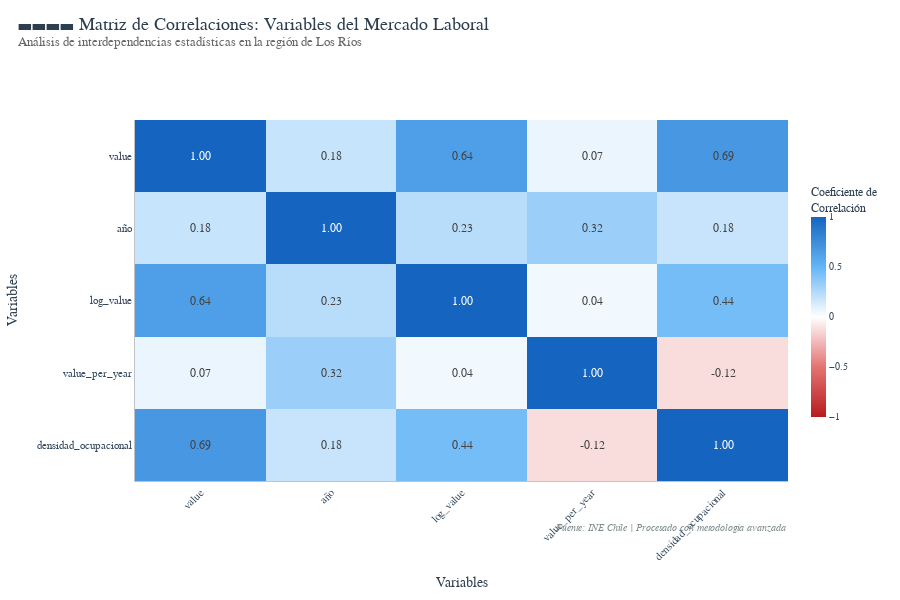

This figure's notebook cell:
### Code cell
# 3. Matriz de Correlaciones: Identificación de Variables Predictoras
print("🔍 Analizando correlaciones entre variables numéricas...")

# Seleccionar y preparar variables numéricas para análisis
numeric_cols = ['value', 'año']

# Crear variables derivadas para análisis más robusto
df_analysis = df_final.copy()
df_analysis['log_value'] = np.log1p(df_analysis['value'])  # Log para normalizar distribución
df_analysis['value_per_year'] = df_analysis.groupby('año')['value'].transform('sum')
df_analysis['densidad_ocupacional'] = df_analysis['value'] / df_analysis['value_per_year']

# Añadir encoding numérico para variables categóricas clave
if 'sexo_code' in df_analysis.columns:
    df_analysis['sexo_numeric'] = pd.Categorical(df_analysis['sexo_code']).codes

# Variables finales para correlación
analysis_cols = ['value', 'año', 'log_value', 'value_per_year', 'densidad_ocupacional']
if 'sexo_numeric' in df_analysis.columns:
    analysis_cols.append('sexo_numeric')

# Calcular matriz de correlación
corr_matrix = df_analysis[analysis_cols].corr()

# Crear heatmap con estilo The Economist
fig_heatmap = px.imshow(
    corr_matrix,
    title='Matriz de Correlaciones: Variables Numéricas y Derivadas',
    color_continuous_scale='RdBu_r',
    aspect='auto',
    text_auto='.2f',
    labels=dict(
        x="Variables",
        y="Variables",
        color="Correlación"
    )
)

# Personalización The Economist - Estilo Premium
fig_heatmap.update_layout(
    height=600,
    width=900,
    title=dict(
        text="▬▬▬▬ Matriz de Correlaciones: Variables del Mercado Laboral<br><sup style='color:#666666'>Análisis de interdependencias estadísticas en la región de Los Ríos</sup>",
        font=dict(family="Georgia", size=18, color="#2C3E50"),
        x=0.02,
        y=0.95
    ),
    plot_bgcolor='white',
    paper_bgcolor='white',
    font=dict(family="Georgia", size=12, color="#2C3E50"),
    xaxis=dict(
        tickangle=-45,
        tickfont=dict(size=11, family="Georgia", color="#34495E"),
        showgrid=False,
        showline=True,
        linecolor="#BDC3C7",
        linewidth=1
    ),
    yaxis=dict(
        tickfont=dict(size=11, family="Georgia", color="#34495E"),
        showgrid=False,
        showline=True,
        linecolor="#BDC3C7",
        linewidth=1
    ),
    margin=dict(t=120, b=80, l=100, r=80),
    annotations=[
        dict(
            text="Fuente: INE Chile | Procesado con metodología avanzada",
            showarrow=False,
            x=1.0, y=-0.15,
            xref="paper", yref="paper",
            xanchor="right",
            font=dict(size=10, color="#7F8C8D", family="Georgia", style="italic")
        )
    ]
)

# Configurar escala de colores estilo The Economist
fig_heatmap.update_coloraxes(
    colorbar=dict(
        title=dict(
            text="Coeficiente de<br>Correlación",
            font=dict(family="Georgia", size=12, color="#2C3E50")
        ),
        tickfont=dict(family="Georgia", size=10, color="#34495E"),
        thickness=15,
        len=0.7,
        x=1.02
    ),
    colorscale=[
        [0.0, '#B71C1C'],    # Rojo fuerte para correlaciones negativas
        [0.25, '#E57373'],   # Rojo claro
        [0.5, '#FFFFFF'],    # Blanco para correlación cero
        [0.75, '#64B5F6'],   # Azul claro
        [1.0, '#1565C0']     # Azul fuerte para correlaciones positivas
    ],
    cmid=0
)

# Análisis de correlaciones significativas
print("\n📊 CORRELACIONES SIGNIFICATIVAS (|r| > 0.3):")
mask = np.triu(np.ones_like(corr_matrix, dtype=bool))
corr_flat = corr_matrix.mask(mask).stack().reset_index()
corr_flat.columns = ['var1', 'var2', 'correlation']
corr_significant = corr_flat[abs(corr_flat['correlation']) > 0.3].sort_values('correlation', key=abs, ascending=False)

for _, row in corr_significant.head(5).iterrows():
    correlation_strength = "fuerte" if abs(row['correlation']) > 0.7 else "moderada"
    direction = "positiva" if row['correlation'] > 0 else "negativa"
    print(f"   • {row['var1']} ↔ {row['var2']}: {row['correlation']:.3f} ({correlation_strength} {direction})")

# Insights estadísticos
print(f"\n📈 INSIGHTS ESTADÍSTICOS:")
print(f"   • Correlación promedio (absoluta): {abs(corr_matrix).mean().mean():.3f}")
print(f"   • Pares con correlación > 0.5: {(abs(corr_matrix) > 0.5).sum().sum() - len(corr_matrix)}")
print(f"   • Variable más correlacionada: {abs(corr_matrix).mean().idxmax()}")

fig_heatmap.show()

### Figure 1 — Plotly figure (JSON) as saved in the notebook; plotly's stock layout.template omitted (floating-point values rounded to 4 significant figures)
{"data": [{"coloraxis": "coloraxis", "hovertemplate": "Variables: %{x}<br>Variables: %{y}<br>Correlación: %{z}<extra></extra>", "name": "0", "texttemplate": "%{z:.2f}", "type": "heatmap", "x": ["value", "año", "log_value", "value_per_year", "densidad_ocupacional"], "xaxis": "x", "y": ["value", "año", "log_value", "value_per_year", "densidad_ocupacional"], "yaxis": "y", "z": [[1.0, 0.1837, 0.6389, 0.0683, 0.6863], [0.1837, 1.0, 0.2293, 0.3211, 0.181], [0.6389, 0.2293, 1.0, 0.04367, 0.4449], [0.0683, 0.3211, 0.04367, 1.0, -0.1202], [0.6863, 0.181, 0.4449, -0.1202, 1.0]]}], "layout": {"annotations": [{"font": {"color": "#7F8C8D", "family": "Georgia", "size": 10, "style": "italic"}, "showarrow": false, "text": "Fuente: INE Chile | Procesado con metodología avanzada", "x": 1, "xanchor": "right", "xref": "paper", "y": -0.15, "yref": "paper"}], "coloraxis": {"cmid": 0, "colorbar": {"len": 0.7, "thickness": 15, "tickfont": {"color": "#34495E", "family": "Georgia", "size": 10}, "title": {"font": {"color": "#2C3E50", "family": "Georgia", "size": 12}, "text": "Coeficiente de<br>Correlación"}, "x": 1.02}, "colorscale": [[0, "#B71C1C"], [0.25, "#E57373"], [0.5, "#FFFFFF"], [0.75, "#64B5F6"], [1, "#1565C0"]]}, "font": {"color": "#2C3E50", "family": "Georgia", "size": 12}, "height": 600, "margin": {"b": 80, "l": 100, "r": 80, "t": 120}, "paper_bgcolor": "white", "plot_bgcolor": "white", "title": {"font": {"color": "#2C3E50", "family": "Georgia", "size": 18}, "text": "▬▬▬▬ Matriz de Correlaciones: Variables del Mercado Laboral<br><sup style='color:#666666'>Análisis de interdependencias estadísticas en la región de Los Ríos</sup>", "x": 0.02, "y": 0.95}, "width": 900, "xaxis": {"anchor": "y", "domain": [0, 1], "linecolor": "#BDC3C7", "linewidth": 1, "showgrid": false, "showline": true, "tickangle": -45, "tickfont": {"color": "#34495E", "family": "Georgia", "size": 11}, "title": {"text": "Variables"}}, "yaxis": {"anchor": "x", "autorange": "reversed", "domain": [0, 1], "linecolor": "#BDC3C7", "linewidth": 1, "showgrid": false, "showline": true, "tickfont": {"color": "#34495E", "family": "Georgia", "size": 11}, "title": {"text": "Variables"}}}}
